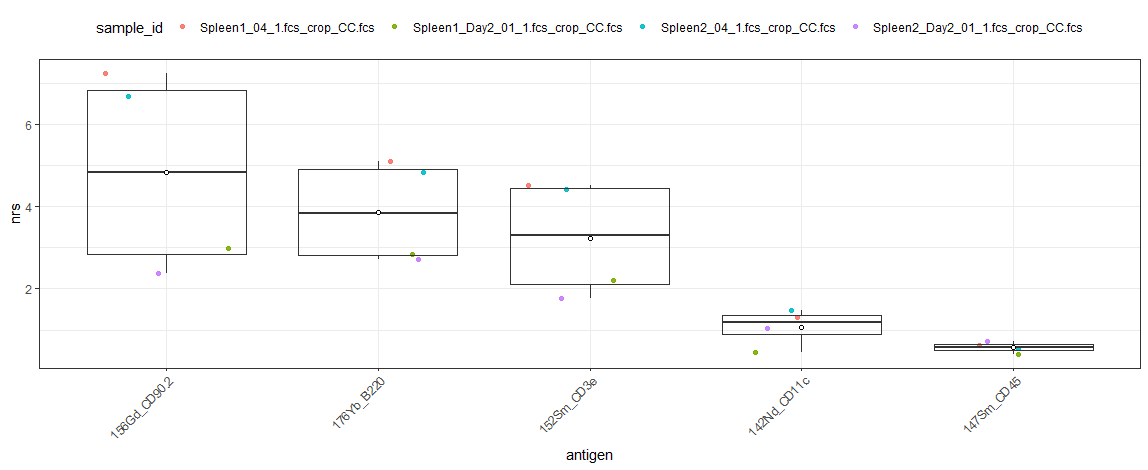

The script that drew this image:
### Opens all FCS files in directory as Flowset
### Arcsinh transforms according to data type (e.g. mass vs. flow)
### Calculates NRS for markers (non-redundancy score)
### Asks user which ones to plot

### Needs improving as to the extraction of marker names from FCS files?


#########################################################
### Installing and loading required packages
#########################################################

if (!require("svDialogs")) {
  install.packages("svDialogs", dependencies = TRUE)
  library(svDialogs)
}

if (!require("flowCore")) {
  if (!requireNamespace("BiocManager", quietly = TRUE))
    install.packages("BiocManager")
    BiocManager::install("flowCore")
    library(flowCore)
}


if (!require("ggplot2")) {
  install.packages("ggplot2", dependencies = TRUE)
  library(ggplot2)
}

if (!require("reshape2")) {
  install.packages("reshape2", dependencies = TRUE)
  library(reshape2)
}

if (!require("tcltk2")) {
  install.packages("tcltk2", dependencies = TRUE)
  library(tcltk2)
}



# Clear environment
rm(list = ls(all = TRUE))


# library(svDialogs)# Moved to top
# Get user input for file
testfile<-dlg_open()
# Convert to string value
testfile <- capture.output(testfile)[7]

if ((testfile)=="character(0)"){
  stop("File input cancelled")
}else{
  
  #Remove invalid characters from file input location
  testfile <- gsub("[\"]","",testfile)
  testfile<-substring (testfile,5)
  
  #Set file and directory
  filename <- basename (testfile)
  dir <- dirname (testfile)
  
  # Set working directory accoding to file chosen
  setwd(dir)
  
  # List FCS (and fcs!) files in this location
  filesToOpen <- unique(c(list.files(dir,pattern = ".FCS"),list.files(dir,pattern = ".fcs")))
  
  # Ask user if they want to open all files, or just some
  OpenAll <- askYesNo("Open all files in this directory?")
  
  if (OpenAll==FALSE){
    # Ask user which files to open
    filesToOpen <- tk_select.list(filesToOpen, multiple=TRUE,title="Select Files to open") 
  }
  
  # Load all into a flowset
  #library(flowCore) # Moved to top
  fcs_raw <- read.flowSet(filesToOpen, transformation = FALSE,
                          truncate_max_range = FALSE)
  
  # Create summary table
  panel_fcs <- pData(parameters(fcs_raw[[1]]))
  
  
  # Create list of filenames for the fcs raw data
  filenamelist <- rep(filesToOpen, fsApply(fcs_raw, nrow))
  
  # Determine whether data is CyTOF or Flow by presence of FSC
  # isflow will be 0 for a CyTOF or greater than 1 if flow
  isflow <- sum(grep("FSC",colnames(fcs_raw)))
  # Determine whether data is pre CyTOF 3 (Helios) by presence of "Cell_length", rather than "Event_length"
  isCyTOF2 <- sum(grep("Cell_length",colnames(fcs_raw)))
  # Determine if data is Helios
  isCyTOF3 <- sum(grep("Event_length",colnames(fcs_raw)))
  
  #asinh transform
  
  asinh_scale <- 5
  if (isflow>0){
    asinh_scale <- 150
  }
  
  fcs_raw <- fsApply(fcs_raw, function(x, cofactor = asinh_scale){
    #colnames(x) <- panel_fcs$desc
    expr <- exprs(x)
    expr <- asinh(expr / cofactor)
    exprs(x) <- expr
    x
  })
  
  
  ## Define a function that calculates the NRS (non-redundancy score) per sample
  NRS <- function(x, ncomp = 3){
    pr <- prcomp(x, center = TRUE, scale. = FALSE)
    score <- rowSums(outer(rep(1, ncol(x)),
                           pr$sdev[1:ncomp]^2) * abs(pr$rotation[,1:ncomp]))
    return(score)
  }
  
  ## Calculate the score
  nrs_sample <- fsApply(fcs_raw, NRS, use.exprs = TRUE)
  
  
  # Convert to data frame
  nrs_sample <- data.frame(nrs_sample)
  
  
  
  # Row names are the file names
  # rownames(nrs_sample) 
  
  # colnames are the marker names, including Time, Gaussian params etc.
  #colnames(nrs_sample)
  
  # If there are no desctiption parameters, use names instead
  #if (length(panel_fcs$desc[is.na(panel_fcs$desc)]) == length(panel_fcs$desc) == TRUE){
   # 
  #}
  
  # Otherwise, use descriptions
  if ((length(panel_fcs$desc[is.na(panel_fcs$desc)]) == length(panel_fcs$desc)) == FALSE){
    # Rename as per descriptions (instead of names)
    colnames(nrs_sample) <- panel_fcs$desc
    
    # Remove the blank columns (e.g. time, event length, gaussian)
    nrs_sample <- nrs_sample[,is.na(colnames(nrs_sample))==FALSE]
  }

  
  # Get list of mean nrs values per file
  nrs <- colMeans(nrs_sample, na.rm = TRUE)
  
  # Sort by decreasing NRS
  markers_ord <- names(sort(nrs, decreasing = TRUE))
  
  # Ask user which markers to plot
  markerlist <- tk_select.list(colnames(nrs_sample), multiple=TRUE,title="Select Markers to use (Cancel to use all).") 
  
  # If user cancels dialog box, use all markers.
  if(length(markerlist)==0 ){
    markerlist <- colnames(nrs_sample)
  }
  
  # Crop data to that
  nrs_sample <- nrs_sample[,markerlist]
  
  # Add Filename column
  nrs_sample$sample_id <- rownames(nrs_sample)
  
  # Melt into single table
  ggdf <- melt(nrs_sample, id.var = "sample_id",
               value.name = "nrs", variable.name = "antigen")
  
  # Markers as factors
  ggdf$antigen <- factor(ggdf$antigen, levels = markers_ord)
  

  ## Plot the NRS for ordered markers
  ggplot(ggdf, aes(x = antigen, y = nrs)) +
    geom_point(aes(color = sample_id), alpha = 0.9,
               position = position_jitter(width = 0.3, height = 0)) +
    geom_boxplot(outlier.color = NA, fill = NA) +
    stat_summary(fun.y = "mean", geom = "point", shape = 21, fill = "white") +
    theme_bw()+
    # comma separator for y axis
    #scale_y_continuous(labels=function(x) format(x, big.mark = ",", scientific = FALSE))+
    # or log
    #scale_y_log10()+
    # Rotate X axis test
    theme(axis.text.x = element_text(angle = 45, hjust=1)) + 
    theme(legend.position="top")
    

} # End of file cancel loop
